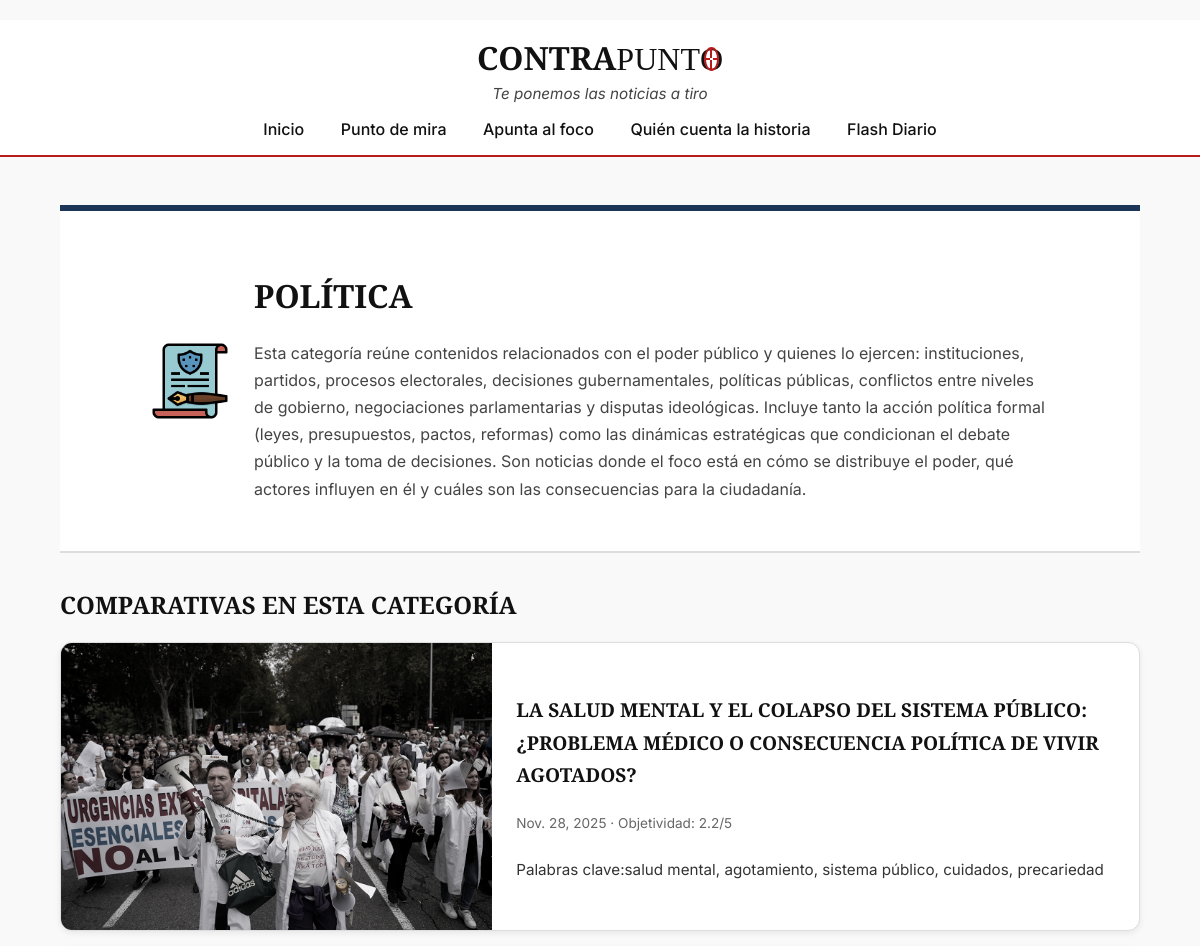
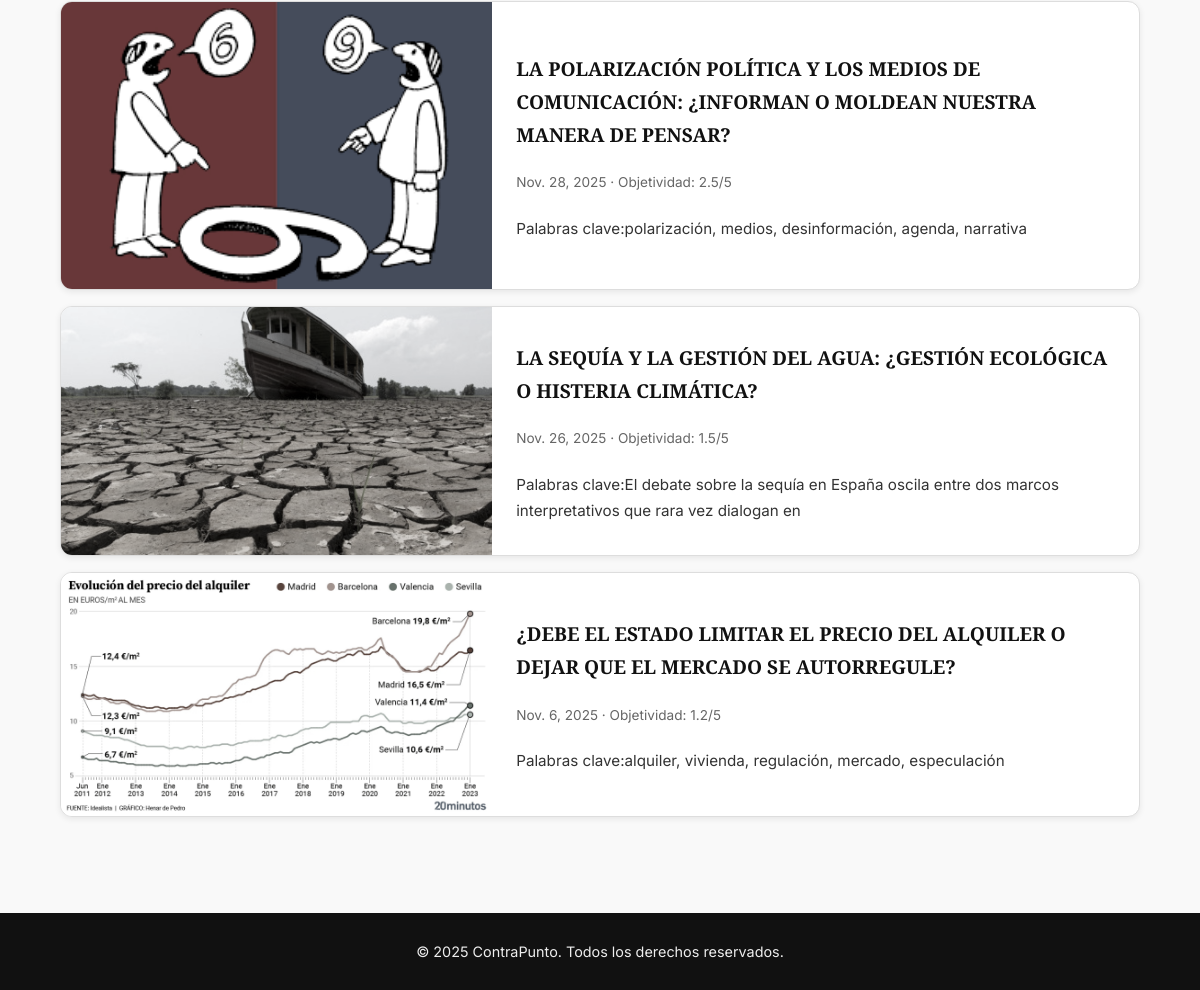
The page /categoria/2/ on the database its author committed (2 pictures, top to bottom).
### appContraPunto/models.py (models this page shows, shortened)
class Categoria(models.Model):
    nombre = models.CharField(max_length=100)
    descripcion = models.TextField()
    icono = models.ImageField(upload_to='img', blank=True, null=True, verbose_name='Image')
    color = models.CharField(max_length=20, default="#cccccc")

class Comparativa(models.Model):
    titulo = models.CharField(max_length=200)
    claves = models.CharField(max_length=100)
    fecha = models.DateField(auto_now_add=True)
    categoria = models.ManyToManyField(Categoria)
    contenido = models.TextField()
    objetividad = models.FloatField(null=True, blank=True)
    imagen = models.ImageField(upload_to='img', blank=True, null=True, verbose_name='Image')
    destacada = models.BooleanField(default=False)

### appContraPunto/views.py (the view)
# urls.py: path('categoria/<int:pk>/', CategoriaDetailView.as_view(), name='categoria'),
class CategoriaDetailView(DetailView):
    model = Categoria
    template_name = 'categoria_detail.html'
    context_object_name = 'categoria'
    def get_context_data(self, **kwargs):
        context = super(CategoriaDetailView, self).get_context_data(**kwargs)
        context['comparativas_relacionadas'] = (
            Comparativa.objects.filter(categoria = self.object)
            .order_by('-fecha')
            )
        return context

### appContraPunto/templates/categoria_detail.html
﻿{% extends "base.html" %}
{% load static %}
{% block styles %}
<link rel="stylesheet" href="{% static 'css/estilos_detalle.css' %}" />
{% endblock %}
{% block content %}
<section class="categoria_header" style="border-top: 6px solid {{ categoria.color }}">
    <div class="categoria_info">
        {% if categoria.icono %}
        <img alt="{{ categoria.nombre }}" src="{{categoria.icono.url}}" class="icono_categoria_detalle">
        {% endif %}
        <div>
            <h1>{{ categoria.nombre }}</h1>
            <p>{{ categoria.descripcion }}</p>
        </div>
    </div>
</section>
<section class="comparativa_categoria">
    <h2>Comparativas en esta Categoría</h2>
    <div class="carrusel">
        {% for comp in comparativas_relacionadas %}
        <a href="{% url 'comparativa' comp.id %}" class="card_horizontal">
            {% if comp.imagen %}
            <img alt="{{ comp.titulo }}" src="{{comp.imagen.url}}">
            {% endif %}
            <div>
                <h3>{{ comp.titulo }}</h3>
                <p class="meta">
                    <span>{{ comp.fecha }}</span> ·
                    <span>Objetividad: {{ comp.objetividad|floatformat:1 }}/5</span>
                </p>
                <p>Palabras clave:{{ comp.claves }}</p>
            </div>
        </a>
        {% endfor %}
    </div>
</section>
{% endblock %}

### appContraPunto/static/css/estilos_base.css (style rules this page uses)
:root { --acento: #b71c1c; --mirilla-grosor: 0.07em; --mirilla-gap: 0.05em; }
body { font-family: 'Inter', sans-serif; background-color: #f9f9f9; color: #111; margin: 0; padding: 0; }
h1, h2, h3, h4 { font-family: 'Merriweather', serif; text-transform: uppercase; margin-bottom: 1rem; }
img { filter: grayscale(100%); transition: filter 0.5s ease; }

### appContraPunto/static/css/estilos_detalle.css (style rules this page uses)
:root { --acento: #b71c1c; }
.categoria_header { background-color: #fff; border-bottom: 2px solid #ddd; padding: 2rem 0; margin-bottom: 2rem; }
.categoria_info { display: flex; align-items: center; gap: 1.5rem; max-width: 900px; margin: 0 auto; }
.icono_categoria_detalle { width: 80px; height: 80px; object-fit: contain; filter: grayscale(30%); }
.categoria_info h1 { font-family: 'Merriweather', serif; font-size: 2rem; margin-bottom: 0.5rem; }
.categoria_info p { font-size: 1rem; color: #444; }
.carrusel { display: flex; flex-direction: column; gap: 1rem; margin-top: 1rem; }
.card_horizontal { display: flex; background-color: #fff; border: 1px solid #ddd; border-radius: 12px; overflow: hidden; box-shadow: 0 2px 6px rgba(0,0,0,0.08); transition: transform 0.3s ease, box-shadow 0.3s ease; }
.card_horizontal:visited, .card_horizontal:link, .card_horizontal:active { text-decoration: none; color: inherit; }
.card_horizontal img { width: 40%; object-fit: cover; filter: grayscale(80%); transition: filter 0.4s ease, transform 0.4s ease; }
.card_horizontal div { padding: 1rem 1.5rem; flex: 1; display: flex; flex-direction: column; justify-content: center; }
.card_horizontal h3 { font-family: 'Merriweather', serif; font-size: 1.2rem; margin-bottom: 0.4rem; }
.card_horizontal .meta { font-size: 0.85rem; color: #666; margin-bottom: 0.4rem; }
.card_horizontal p { font-size: 0.95rem; color: #333; }

### rows shown on the page
Categoria: icono (picture), nombre "POLÍTICA", descripcion "Esta categoría reúne contenidos relacionados con el poder público y quienes lo ejercen: instituciones, partidos, procesos electorales, decisiones gubernamentales, políticas públicas, conflictos entre niveles de gobierno, negociaciones parlamentarias y disputas ideológicas. Incluye tanto la acción política formal (leyes, presupuestos, pactos, reformas) como las dinámicas estratégicas que condicionan el debate público y la toma de decisiones. Son noticias donde el foco está en cómo se distribuye el poder, qué actores influyen en él y cuáles son las consecuencias para la ciudadanía."
Comparativa: imagen (picture), titulo "LA SALUD MENTAL Y EL COLAPSO DEL SISTEMA PÚBLICO: ¿PROBLEMA MÉDICO O CONSECUENCIA POLÍTICA DE VIVIR AGOTADOS?", fecha "Nov. 28, 2025", objetividad "2.2", claves "salud mental, agotamiento, sistema público, cuidados, precariedad"
Comparativa: imagen (picture), titulo "LA POLARIZACIÓN POLÍTICA Y LOS MEDIOS DE COMUNICACIÓN: ¿INFORMAN O MOLDEAN NUESTRA MANERA DE PENSAR?", fecha "Nov. 28, 2025", objetividad "2.5", claves "polarización, medios, desinformación, agenda, narrativa"
Comparativa: imagen (picture), titulo "LA SEQUÍA Y LA GESTIÓN DEL AGUA: ¿GESTIÓN ECOLÓGICA O HISTERIA CLIMÁTICA?", fecha "Nov. 26, 2025", objetividad "1.5", claves "El debate sobre la sequía en España oscila entre dos marcos interpretativos que rara vez dialogan en"
Comparativa: imagen (picture), titulo "¿DEBE EL ESTADO LIMITAR EL PRECIO DEL ALQUILER O DEJAR QUE EL MERCADO SE AUTORREGULE?", fecha "Nov. 6, 2025", objetividad "1.2", claves "alquiler, vivienda, regulación, mercado, especulación"
